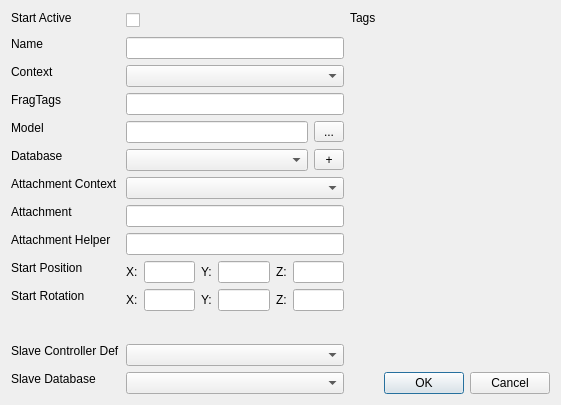
<?xml version="1.0" encoding="UTF-8"?>
<ui version="4.0">
 <class>MannNewContextDialog</class>
 <widget class="QDialog" name="MannNewContextDialog">
  <property name="geometry">
   <rect>
    <x>0</x>
    <y>0</y>
    <width>561</width>
    <height>405</height>
   </rect>
  </property>
  <layout class="QHBoxLayout" name="horizontalLayout_6">
   <item>
    <layout class="QFormLayout" name="formLayout">
     <item row="0" column="0">
      <widget class="QLabel" name="STATIC1">
       <property name="text">
        <string>Start Active</string>
       </property>
       <property name="alignment">
        <set>Qt::AlignLeading|Qt::AlignLeft|Qt::AlignTop</set>
       </property>
      </widget>
     </item>
     <item row="0" column="1">
      <layout class="QHBoxLayout" name="horizontalLayout_5">
       <item>
        <widget class="QCheckBox" name="m_startActiveCheckBox">
         <property name="text">
          <string/>
         </property>
        </widget>
       </item>
       <item>
        <spacer name="horizontalSpacer">
         <property name="orientation">
          <enum>Qt::Horizontal</enum>
         </property>
         <property name="sizeHint" stdset="0">
          <size>
           <width>40</width>
           <height>20</height>
          </size>
         </property>
        </spacer>
       </item>
      </layout>
     </item>
     <item row="1" column="0">
      <widget class="QLabel" name="STATIC2">
       <property name="text">
        <string>Name</string>
       </property>
       <property name="alignment">
        <set>Qt::AlignLeading|Qt::AlignLeft|Qt::AlignTop</set>
       </property>
      </widget>
     </item>
     <item row="1" column="1">
      <widget class="QLineEdit" name="m_nameEdit">
       <property name="alignment">
        <set>Qt::AlignLeading|Qt::AlignLeft|Qt::AlignVCenter</set>
       </property>
      </widget>
     </item>
     <item row="2" column="0">
      <widget class="QLabel" name="STATIC3">
       <property name="text">
        <string>Context</string>
       </property>
       <property name="alignment">
        <set>Qt::AlignLeading|Qt::AlignLeft|Qt::AlignTop</set>
       </property>
      </widget>
     </item>
     <item row="2" column="1">
      <widget class="QComboBox" name="m_contextCombo"/>
     </item>
     <item row="3" column="0">
      <widget class="QLabel" name="STATIC4">
       <property name="text">
        <string>FragTags</string>
       </property>
       <property name="alignment">
        <set>Qt::AlignLeading|Qt::AlignLeft|Qt::AlignTop</set>
       </property>
      </widget>
     </item>
     <item row="3" column="1">
      <widget class="QLineEdit" name="m_fragTagsEdit">
       <property name="alignment">
        <set>Qt::AlignLeading|Qt::AlignLeft|Qt::AlignVCenter</set>
       </property>
      </widget>
     </item>
     <item row="4" column="0">
      <widget class="QLabel" name="STATIC5">
       <property name="text">
        <string>Model</string>
       </property>
       <property name="alignment">
        <set>Qt::AlignLeading|Qt::AlignLeft|Qt::AlignTop</set>
       </property>
      </widget>
     </item>
     <item row="4" column="1">
      <layout class="QHBoxLayout" name="horizontalLayout">
       <item>
        <widget class="QLineEdit" name="m_modelEdit">
         <property name="alignment">
          <set>Qt::AlignLeading|Qt::AlignLeft|Qt::AlignVCenter</set>
         </property>
        </widget>
       </item>
       <item>
        <widget class="QToolButton" name="m_browseModelButton">
         <property name="minimumSize">
          <size>
           <width>30</width>
           <height>0</height>
          </size>
         </property>
         <property name="text">
          <string>...</string>
         </property>
        </widget>
       </item>
      </layout>
     </item>
     <item row="5" column="0">
      <widget class="QLabel" name="STATIC6">
       <property name="text">
        <string>Database</string>
       </property>
       <property name="alignment">
        <set>Qt::AlignLeading|Qt::AlignLeft|Qt::AlignTop</set>
       </property>
      </widget>
     </item>
     <item row="5" column="1">
      <layout class="QHBoxLayout" name="horizontalLayout_2">
       <item>
        <widget class="QComboBox" name="m_databaseCombo"/>
       </item>
       <item>
        <widget class="QToolButton" name="m_newADBButton">
         <property name="sizePolicy">
          <sizepolicy hsizetype="Fixed" vsizetype="Fixed">
           <horstretch>0</horstretch>
           <verstretch>0</verstretch>
          </sizepolicy>
         </property>
         <property name="minimumSize">
          <size>
           <width>30</width>
           <height>0</height>
          </size>
         </property>
         <property name="text">
          <string>+</string>
         </property>
        </widget>
       </item>
      </layout>
     </item>
     <item row="6" column="0">
      <widget class="QLabel" name="STATIC7">
       <property name="text">
        <string>Attachment Context</string>
       </property>
       <property name="alignment">
        <set>Qt::AlignLeading|Qt::AlignLeft|Qt::AlignTop</set>
       </property>
      </widget>
     </item>
     <item row="6" column="1">
      <widget class="QComboBox" name="m_attachmentContextCombo"/>
     </item>
     <item row="7" column="0">
      <widget class="QLabel" name="STATIC8">
       <property name="text">
        <string>Attachment</string>
       </property>
       <property name="alignment">
        <set>Qt::AlignLeading|Qt::AlignLeft|Qt::AlignTop</set>
       </property>
      </widget>
     </item>
     <item row="7" column="1">
      <widget class="QLineEdit" name="m_attachmentEdit">
       <property name="alignment">
        <set>Qt::AlignLeading|Qt::AlignLeft|Qt::AlignVCenter</set>
       </property>
      </widget>
     </item>
     <item row="8" column="0">
      <widget class="QLabel" name="STATIC9">
       <property name="text">
        <string>Attachment Helper</string>
       </property>
       <property name="alignment">
        <set>Qt::AlignLeading|Qt::AlignLeft|Qt::AlignTop</set>
       </property>
      </widget>
     </item>
     <item row="8" column="1">
      <widget class="QLineEdit" name="m_attachmentHelperEdit">
       <property name="alignment">
        <set>Qt::AlignLeading|Qt::AlignLeft|Qt::AlignVCenter</set>
       </property>
      </widget>
     </item>
     <item row="9" column="0">
      <widget class="QLabel" name="STATIC10">
       <property name="text">
        <string>Start Position</string>
       </property>
       <property name="alignment">
        <set>Qt::AlignLeading|Qt::AlignLeft|Qt::AlignTop</set>
       </property>
      </widget>
     </item>
     <item row="9" column="1">
      <layout class="QHBoxLayout" name="horizontalLayout_3">
       <item>
        <widget class="QLabel" name="label">
         <property name="text">
          <string>X:</string>
         </property>
         <property name="buddy">
          <cstring>m_startPosXEdit</cstring>
         </property>
        </widget>
       </item>
       <item>
        <widget class="QLineEdit" name="m_startPosXEdit">
         <property name="alignment">
          <set>Qt::AlignLeading|Qt::AlignLeft|Qt::AlignVCenter</set>
         </property>
        </widget>
       </item>
       <item>
        <widget class="QLabel" name="label_2">
         <property name="text">
          <string>Y:</string>
         </property>
         <property name="buddy">
          <cstring>m_startPosYEdit</cstring>
         </property>
        </widget>
       </item>
       <item>
        <widget class="QLineEdit" name="m_startPosYEdit">
         <property name="alignment">
          <set>Qt::AlignLeading|Qt::AlignLeft|Qt::AlignVCenter</set>
         </property>
        </widget>
       </item>
       <item>
        <widget class="QLabel" name="label_3">
         <property name="text">
          <string>Z:</string>
         </property>
         <property name="buddy">
          <cstring>m_startPosZEdit</cstring>
         </property>
        </widget>
       </item>
       <item>
        <widget class="QLineEdit" name="m_startPosZEdit">
         <property name="alignment">
          <set>Qt::AlignLeading|Qt::AlignLeft|Qt::AlignVCenter</set>
         </property>
        </widget>
       </item>
      </layout>
     </item>
     <item row="10" column="0">
      <widget class="QLabel" name="STATIC11">
       <property name="text">
        <string>Start Rotation</string>
       </property>
       <property name="alignment">
        <set>Qt::AlignLeading|Qt::AlignLeft|Qt::AlignTop</set>
       </property>
      </widget>
     </item>
     <item row="10" column="1">
      <layout class="QHBoxLayout" name="horizontalLayout_4">
       <item>
        <widget class="QLabel" name="label_6">
         <property name="text">
          <string>X:</string>
         </property>
         <property name="buddy">
          <cstring>m_startRotXEdit</cstring>
         </property>
        </widget>
       </item>
       <item>
        <widget class="QLineEdit" name="m_startRotXEdit">
         <property name="alignment">
          <set>Qt::AlignLeading|Qt::AlignLeft|Qt::AlignVCenter</set>
         </property>
        </widget>
       </item>
       <item>
        <widget class="QLabel" name="label_5">
         <property name="text">
          <string>Y:</string>
         </property>
         <property name="buddy">
          <cstring>m_startRotYEdit</cstring>
         </property>
        </widget>
       </item>
       <item>
        <widget class="QLineEdit" name="m_startRotYEdit">
         <property name="alignment">
          <set>Qt::AlignLeading|Qt::AlignLeft|Qt::AlignVCenter</set>
         </property>
        </widget>
       </item>
       <item>
        <widget class="QLabel" name="label_4">
         <property name="text">
          <string>Z:</string>
         </property>
         <property name="buddy">
          <cstring>m_startRotZEdit</cstring>
         </property>
        </widget>
       </item>
       <item>
        <widget class="QLineEdit" name="m_startRotZEdit">
         <property name="alignment">
          <set>Qt::AlignLeading|Qt::AlignLeft|Qt::AlignVCenter</set>
         </property>
        </widget>
       </item>
      </layout>
     </item>
     <item row="11" column="1">
      <spacer name="verticalSpacer">
       <property name="orientation">
        <enum>Qt::Vertical</enum>
       </property>
       <property name="sizeHint" stdset="0">
        <size>
         <width>20</width>
         <height>13</height>
        </size>
       </property>
      </spacer>
     </item>
     <item row="12" column="0">
      <widget class="QLabel" name="STATIC7_2">
       <property name="text">
        <string>Slave Controller Def</string>
       </property>
       <property name="alignment">
        <set>Qt::AlignLeading|Qt::AlignLeft|Qt::AlignTop</set>
       </property>
      </widget>
     </item>
     <item row="12" column="1">
      <widget class="QComboBox" name="m_slaveControllerDefCombo"/>
     </item>
     <item row="13" column="0">
      <widget class="QLabel" name="STATIC6_2">
       <property name="text">
        <string>Slave Database</string>
       </property>
       <property name="alignment">
        <set>Qt::AlignLeading|Qt::AlignLeft|Qt::AlignTop</set>
       </property>
      </widget>
     </item>
     <item row="13" column="1">
      <widget class="QComboBox" name="m_slaveDatabaseCombo"/>
     </item>
    </layout>
   </item>
   <item>
    <layout class="QVBoxLayout" name="verticalLayout_2">
     <item>
      <layout class="QVBoxLayout" name="verticalLayout">
       <item>
        <widget class="QLabel" name="STATIC12">
         <property name="text">
          <string>Tags</string>
         </property>
         <property name="alignment">
          <set>Qt::AlignLeading|Qt::AlignLeft|Qt::AlignTop</set>
         </property>
        </widget>
       </item>
       <item>
        <widget class="ReflectedPropertiesPanel" name="m_tagsPanel" native="true">
         <property name="minimumSize">
          <size>
           <width>200</width>
           <height>200</height>
          </size>
         </property>
        </widget>
       </item>
      </layout>
     </item>
     <item>
      <spacer name="verticalSpacer_2">
       <property name="orientation">
        <enum>Qt::Vertical</enum>
       </property>
       <property name="sizeHint" stdset="0">
        <size>
         <width>20</width>
         <height>40</height>
        </size>
       </property>
      </spacer>
     </item>
     <item>
      <widget class="QDialogButtonBox" name="m_buttonBox">
       <property name="standardButtons">
        <set>QDialogButtonBox::Cancel|QDialogButtonBox::Ok</set>
       </property>
      </widget>
     </item>
    </layout>
   </item>
  </layout>
 </widget>
 <customwidgets>
  <customwidget>
   <class>ReflectedPropertiesPanel</class>
   <extends>QWidget</extends>
   <header>Controls/ReflectedPropertyControl/ReflectedPropertiesPanel.h</header>
   <container>1</container>
  </customwidget>
 </customwidgets>
 <resources/>
 <connections/>
</ui>
